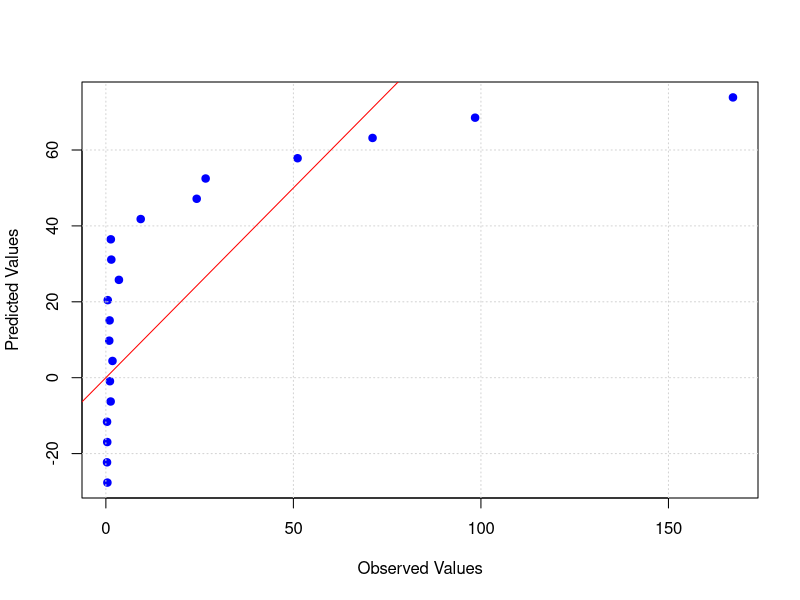
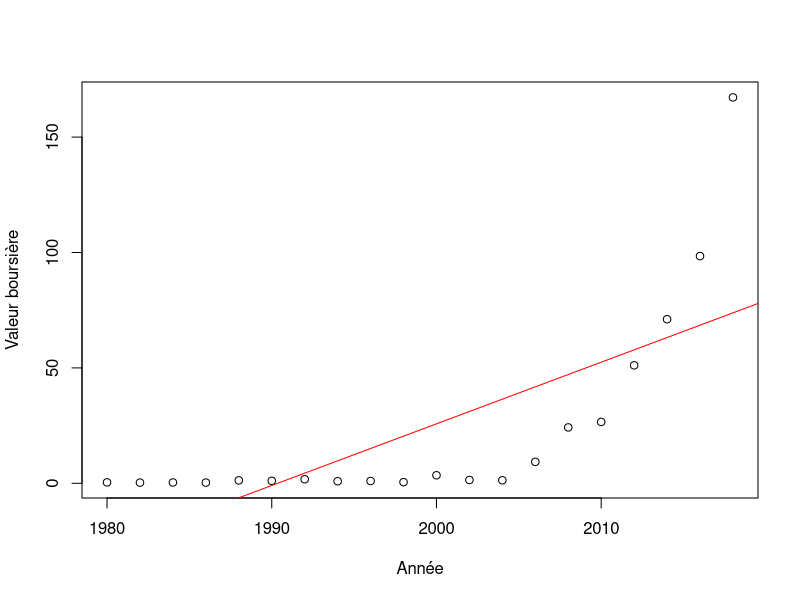
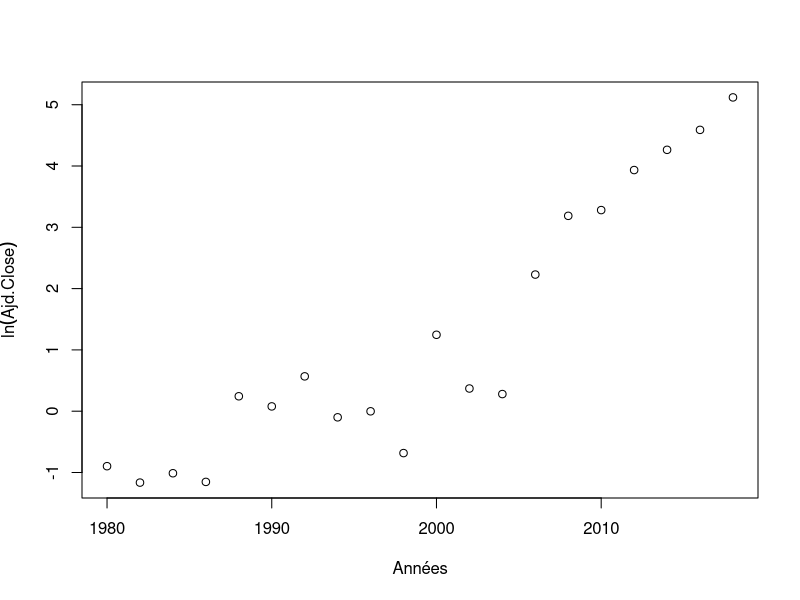
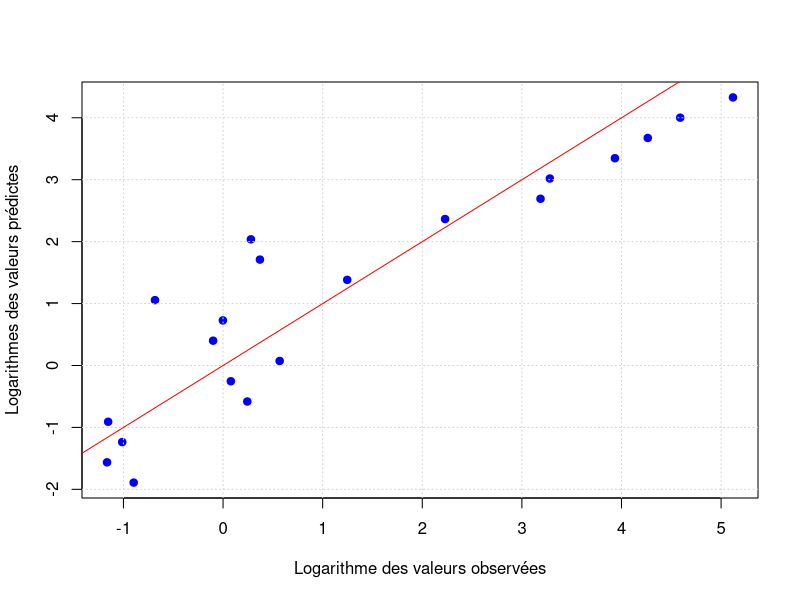
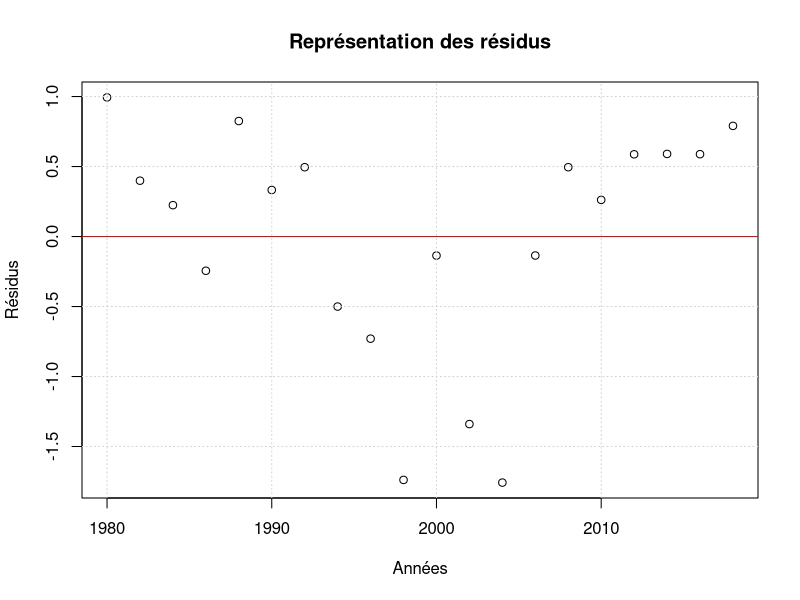
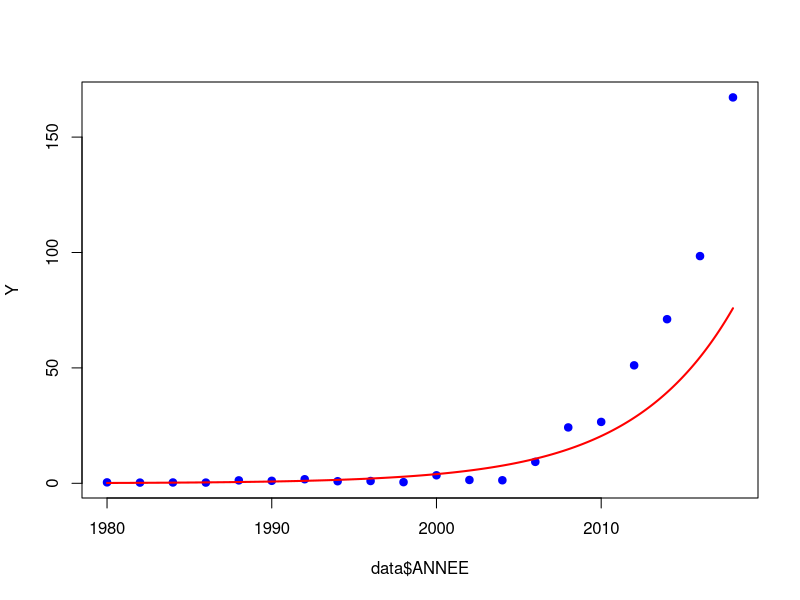
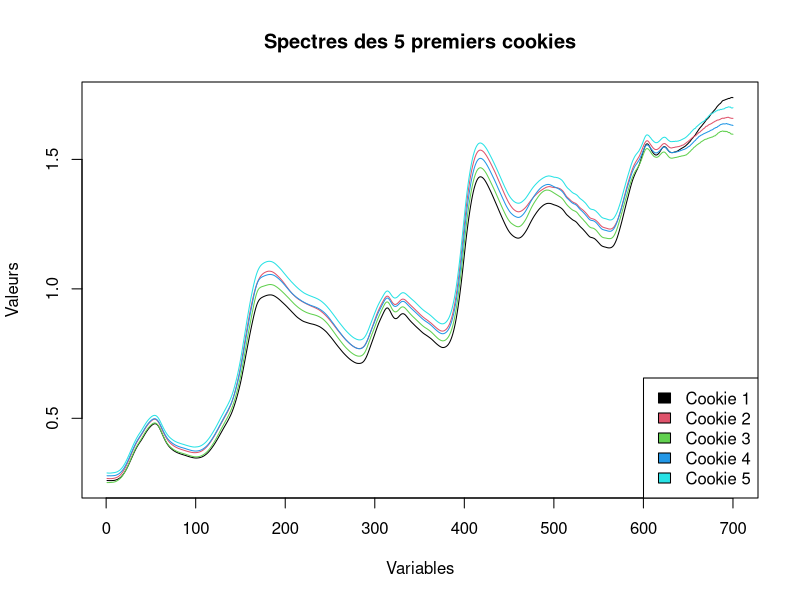
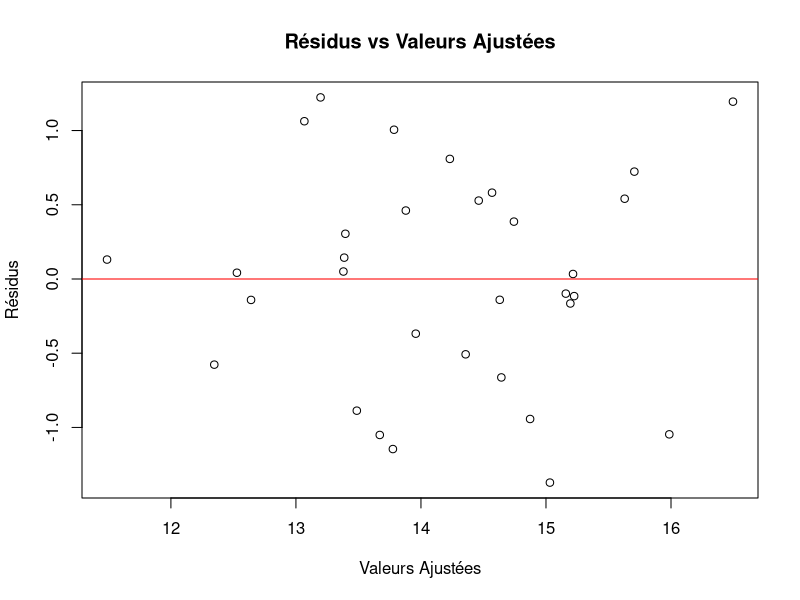

The R source for these figures, in order:
## ---- chunk 1
knitr::opts_chunk$set(echo = TRUE)
## ---- chunk 2
data<-read.table("appledata.csv",header=TRUE,sep = "\t")
print(data)
## ---- chunk 3
Y<-data$Adj.Close
X <- data$ANNEE
initial_fit <- lm(Adj.Close ~ ANNEE, data = data)
summary(initial_fit)
plot(data$Adj.Close, fitted(initial_fit), xlab="Observed Values", ylab="Predicted Values",
     pch=19, col="blue")
grid()
abline(a=0, b=1, col="red")
## ---- chunk 4
plot(data$ANNEE,Y,xlab="Année",ylab="Valeur boursière")
abline(initial_fit,col="red")
## ---- chunk 5
data$Log_Close <- log(Y)
plot(data$ANNEE, data$Log_Close, xlab="Années", ylab=expression(ln(Ajd.Close)))
## ---- chunk 6
log_fit <- lm(Log_Close ~ ANNEE, data = data)
summary(log_fit)
## ---- chunk 7
plot(data$Log_Close, fitted(log_fit), xlab="Logarithme des valeurs observées",
     ylab="Logarithmes des valeurs prédictes", pch=19, col="blue")
grid()
abline(a=0, b=1, col="red")
## ---- chunk 8
plot(data$ANNEE, residuals(log_fit), xlab="Années", ylab="Résidus",
     main="Représentation des résidus")
grid()
abline(h=0, col="red")
## ---- chunk 9
x_seq <- seq(min(data$ANNEE), max(data$ANNEE), by = 0.1)
a <- coef(log_fit)["ANNEE"]
b <- coef(log_fit)["(Intercept)"]
y_pred <- exp(a * x_seq + b)
plot(data$ANNEE, Y, pch=19, col="blue")
lines(x_seq, y_pred, col="red", lwd=2)
## ---- chunk 10
data_cookies<-read.table(file = "cookies.csv", header=TRUE,sep=",")
Y<-data_cookies$fat

head(data_cookies[, 1:8])
## ---- chunk 11
# On sélectionne les 5 premiers cookies
spectres <- as.matrix(data_cookies[1:5, -1])

# Le premier spectre
plot(spectres[1,], type='l', ylim=range(spectres), main="Spectres des 5 premiers cookies",
     xlab="Variables", ylab="Valeurs", col=1)

# Le tracé des 4 autres spectres
for (i in 2:5) {
    lines(spectres[i,], col=i)
}

legend("bottomright", legend=paste("Cookie", 1:5), fill=1:5)

## ---- chunk 12
spectra_data <- data_cookies[, -1]  # On enlève la "target value" Y (fat)

moyennes <- rowMeans(spectra_data)

ecart_types <- apply(spectra_data, 1, sd)

# Fonction pour calculer la pente d'une série de données
calculate_slope <- function(data) {
  time_sequence <- 1:length(data)
  linear_model <- lm(data ~ time_sequence)
  return(coef(linear_model)[2])
}

pentes <- apply(spectra_data, 1, calculate_slope)

minimums <- apply(spectra_data, 1, min)

maximums <- apply(spectra_data, 1, max)


features_data <- data.frame(
  Fat = data_cookies$fat,
  Moyenne = moyennes,
  EcartType = ecart_types,
  Pente = pentes,
  Min = minimums,
  Max = maximums
)

head(features_data)
## ---- chunk 13
linear_model <- lm(Fat ~ ., data = features_data)

model_summary <- summary(linear_model)
print(model_summary)
## ---- chunk 14
print(model_summary$coefficients)
## ---- chunk 15
significant_vars <- which(abs(model_summary$coefficients[, 4]) < 0.05)
if (length(significant_vars) > 0) {
  cat("Les variables suivantes sont statistiquement significatives:\n")
  print(names(significant_vars))
} else {
  cat("Aucune variable n'est statistiquement significative au seuil de 0.05.\n")
}

## ---- chunk 16
cat("\nAjustement du modèle:\n")
cat("----------------------\n")
cat("R-squared (R²): ", model_summary$r.squared, "\n")
cat("Adjusted R-squared (R² ajusté): ", model_summary$adj.r.squared, "\n")

## ---- chunk 17
cat("\nRésidus du modèle:\n")
cat("----------------------\n")
residuals_info <- summary(linear_model$residuals)
cat("Min: ", residuals_info["Min."], "\n")
cat("1er Quartile: ", residuals_info["1st Qu."], "\n")
cat("Médiane: ", residuals_info["Median"], "\n")
cat("Moyenne: ", residuals_info["Mean"], "\n")
cat("3ème Quartile: ", residuals_info["3rd Qu."], "\n")
cat("Max: ", residuals_info["Max."], "\n")

## ---- chunk 18
plot(linear_model$fitted.values, linear_model$residuals, 
     xlab = "Valeurs Ajustées", ylab = "Résidus", 
     main = "Résidus vs Valeurs Ajustées")
abline(h = 0, col = "red")

